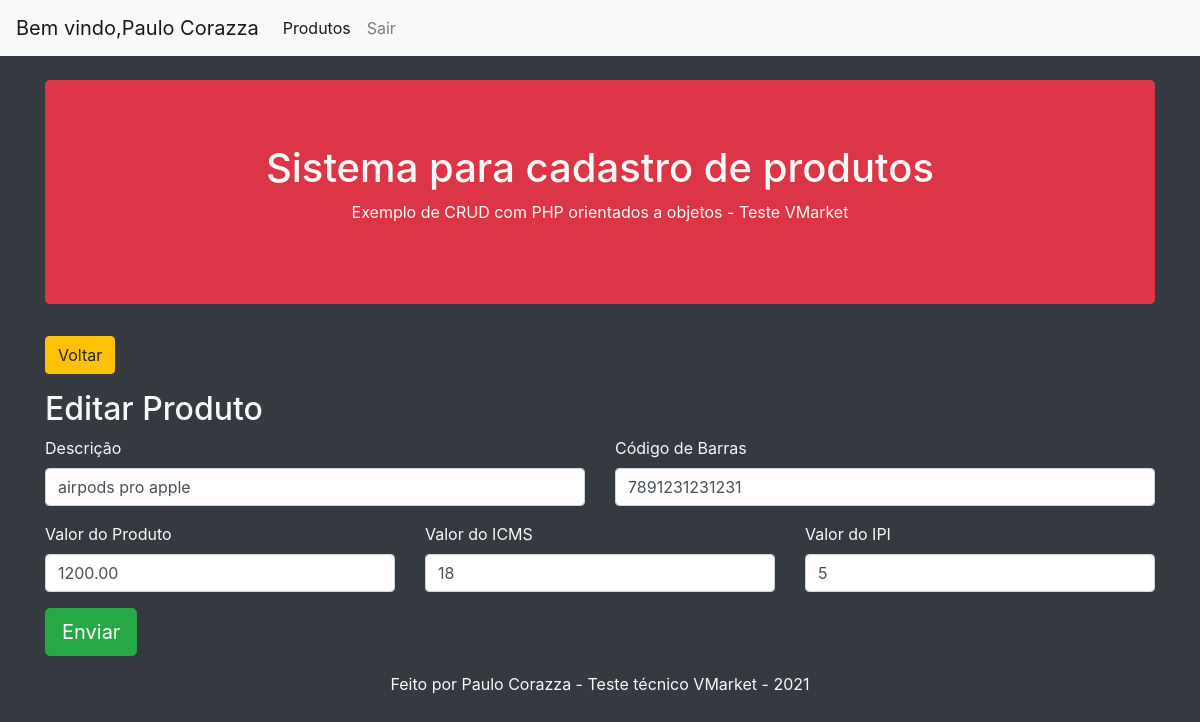
Screenshot of /editar.php?id=4 (signed in) with the database file from the repository.
### tables this page shows
CREATE TABLE `produto` (
  `id` int NOT NULL AUTO_INCREMENT,
  `valor` decimal(6,2) DEFAULT NULL,
  `cod_barras` varchar(45) DEFAULT NULL,
  `icms` int DEFAULT NULL,
  `ipi` int DEFAULT NULL,
  `descricao` varchar(100) DEFAULT NULL,
  PRIMARY KEY (`id`)
);

### editar.php (called while the page is built, shortened)
<?php
$produto = Produto::getProduto($_GET['id']);
include __DIR__.'/includes/header.php';
include __DIR__.'/includes/formulario_edit.php';
include __DIR__.'/includes/footer.php';

### app/Db/Database.php (called while the page is built, shortened)
<?php
class Database
{
    private $table;
    private $connection;
    public function __construct($table = null)
    {
       $this->table = $table;
    }
    private function setConnection()
    {
         try{
            $this->connection = new PDO('mysql:host='.self::HOST.';dbname='.self::NAME,self::USER,self::PASS);
            $this->connection->setAttribute(PDO::ATTR_ERRMODE,PDO::ERRMODE_EXCEPTION);
         }
         catch(PDOException $e){
             die('Error : ' . $e->getMessage());
         }
    }
    public function execute($query,$params = [])
    {
        try{
            $statement = $this->connection->prepare($query);
            $statement->execute($params);
                return $statement;
        }catch(PDOException $e){
            die('ERROR: '.$e->getMessage());
        }
    }
    public function select($where = null, $order = null, $limit = null, $fields = '*')
    {
        $where = strlen($where) ? 'WHERE '.$where : '';
        $order = strlen($order) ? 'ORDER BY '.$order : '';
        $limit = strlen($limit) ? 'LIMIT '.$limit : '';
        $query = 'SELECT '.$fields.' FROM '.$this->table.' '.$where.' '.$order.' '.$limit;
        return $this->execute($query);
    }
}

### app/Entity/Produto.php (called while the page is built, shortened)
<?php
class Produto
{
    public static function getProduto($id)
    {
        return (new Database('produto'))->select('id = '. $id)
                                      ->fetchObject(self::class);
    }
}

### includes/formulario_edit.php (the view, shortened to what this page needs)
<main>
  <section>
    <a href="Produtos.php">
      <button class="btn btn-warning">Voltar</button>
    </a>
  </section>
  <h2 class="mt-3"><?=TITLE?></h2>
  <form method="POST">
    <div class="row">
      <div class="col-md-6">
        <div class="form-group">
          <label>Descrição</label>
          <input type="text" class="form-control" name="descricao" value="<?= $produto->descricao ?>">
        </div>
      </div>
      <div class="col-md-6">
        <div class="form-group">
          <label>Código de Barras</label>
          <input type="text" class="form-control" name="cod_barras" value="<?= $produto->cod_barras?>">
        </div>
      </div>
    </div>
    <div class="row">
        <div class="col-md-4">
          <div class="form-group">
            <label>Valor do Produto</label>
            <input type="number" class="form-control" name="valor" value="<?= $produto->valor ?>">
          </div>
        </div>
        <div class="col-md-4">
          <div class="form-group">
              <label>Valor do ICMS</label>
              <input type="number" class="form-control" name="icms" value="<?= $produto->icms ?>">
            </div>
        </div>
        <div class="col-md-4">
        <div class="form-group">
            <label>Valor do IPI</label>
            <input type="number" name="ipi" class="form-control" value="<?= $produto->ipi ?>">
          </div>
        </div>
    </div>
    <div class="form-group">
      <button type="submit" class="btn btn-success btn-lg ">Enviar</button>
    </div>
  </form>
</main>

### rows the page displays
produto: descricao "airpods pro apple", cod_barras "7891231231231", valor "1200.00", icms "18", ipi "5"

### other values shown
$usuarioLogado['nome'] "Paulo Corazza"
TITLE "Editar Produto"
